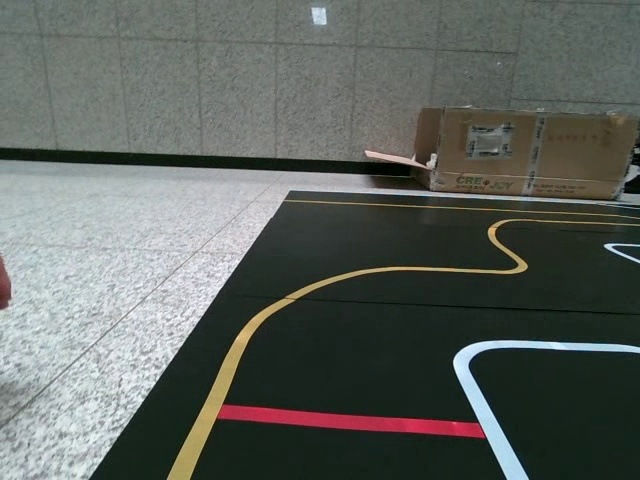
#> input picture notebook/line_avi_dataset/data/images/test/extracted_10f/04_0001.jpg, 640 x 480 px, given in place of 02.avi, which was not available
$ python '1022 sliding .py'
#> lines starting #> are read from the running program, lines starting #| are printed output that depends on the picture; after the words box and inside, x2 and y2 are one past the last pixel; in counts of white or black regions, pixels touching at a corner belong together; pictures that were not available may be replaced by others from this repository, and a replacement may not be noted
#> further down, frame is the input picture: shape (480, 640, 3); mean B, G, R 94.4, 99.5, 94.4
import cv2
import numpy as np
import os
from matplotlib import pyplot as plt
import time
import math

def pre_process_1(img):
    """
    튜닝 파라미터 -> 색공간 노랑, 흰색 필터링 배열
    """
    #1. resize
    img_conv = cv2.resize(img, (640, 480), interpolation=cv2.INTER_LINEAR)  # 크기 조정

    #2. 색공간 필터링 - hls, hsv
    #색공간 변경 HLS로 white 검출, HSV로 노란색 차선 검출
    hls = cv2.cvtColor(img_conv, cv2.COLOR_BGR2HLS)
#> hls: shape (480, 640, 3); mean of channels 0, 1, 2 71, 96.3, 34.7
    hsv = cv2.cvtColor(img_conv, cv2.COLOR_BGR2HSV)
#> hsv: shape (480, 640, 3); mean H, S, V 71, 48.6, 102.9

    # 흰색 차선 (HLS) - 높은 L = 흰색
    lower_white = np.array([0, 200, 0])
    upper_white = np.array([180, 255, 255])
    mask_white = cv2.inRange(hls, lower_white, upper_white)
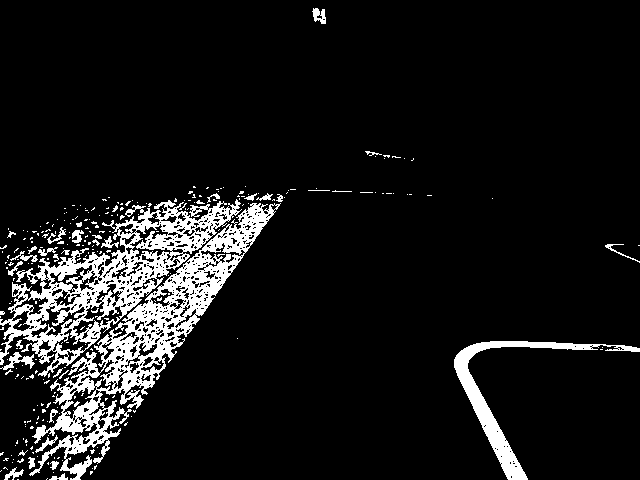
#> mask_white: shape (480, 640); 9.3% white; 275 white regions (237 under 20 px), largest, box (x1, y1, x2, y2) and area: (29, 203, 281, 480) 11845, (0, 199, 242, 377) 10653, (454, 341, 640, 480) 3154

    # 노란색 차선 (HSV) - 10~40의 H 노란색
    lower_yellow = np.array([15, 80, 80])
    upper_yellow = np.array([35, 255, 255])
    mask_yellow = cv2.inRange(hsv, lower_yellow, upper_yellow)
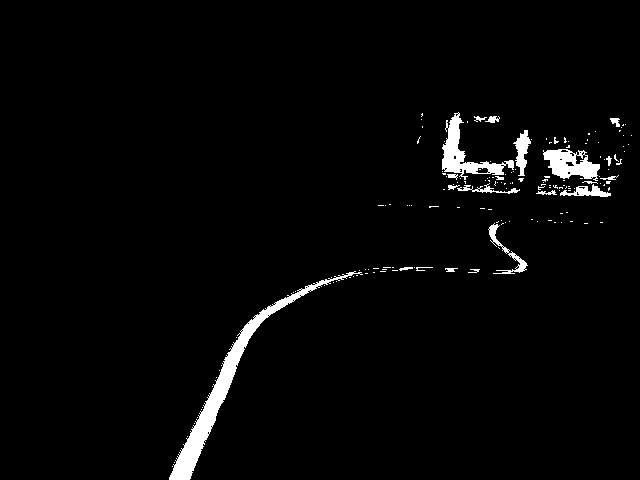
#> mask_yellow: shape (480, 640); 2.6% white; 162 white regions (141 under 20 px), largest, box (x1, y1, x2, y2) and area: (169, 271, 363, 480) 3365, (442, 112, 514, 180) 1351, (543, 149, 600, 181) 1079

    img_conv = cv2.bitwise_or(mask_white,mask_yellow)
#> img_conv: shape (480, 640); 11.9% white; 435 white regions (376 under 20 px), largest, box (x1, y1, x2, y2) and area: (29, 203, 281, 480) 11845, (0, 199, 242, 377) 10653, (169, 271, 363, 480) 3367

    #3. 가우시안블러 , 모폴로지연산으로 noize 제거
    img_conv = cv2.GaussianBlur(img_conv, (5, 5), 0)  # 노이즈 제거
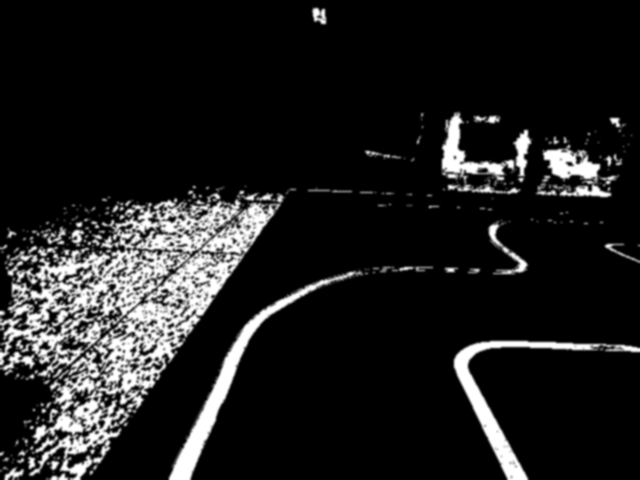
#> img_conv: shape (480, 640); min 0, max 255, mean 30.4
    kernel = cv2.getStructuringElement(cv2.MORPH_RECT, (5, 5))
    img_conv = cv2.morphologyEx(img_conv, cv2.MORPH_OPEN, kernel)
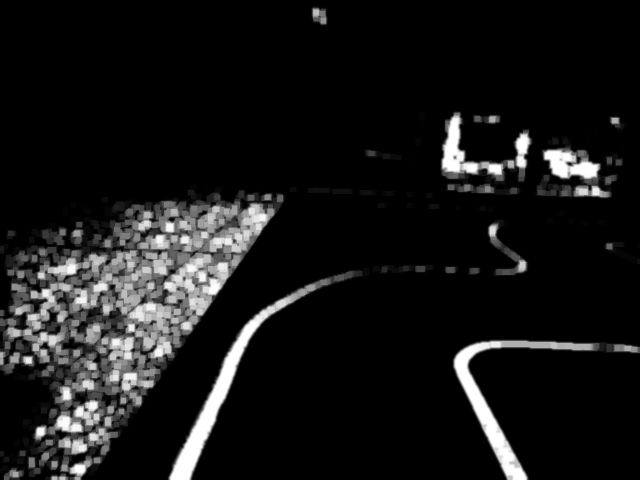
#> img_conv: shape (480, 640); min 0, max 255, mean 23.8
    img_conv = cv2.morphologyEx(img_conv, cv2.MORPH_CLOSE, kernel)
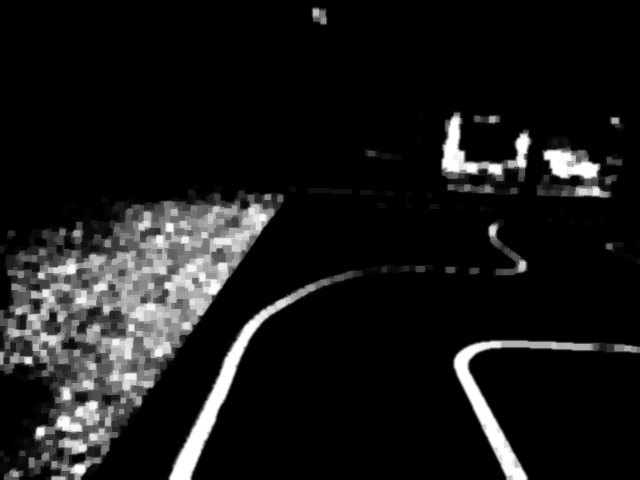
#> img_conv: shape (480, 640); min 0, max 255, mean 25.4

    #cv2.imshow("Lane Preprocessed", img_conv)

    return img_conv

def pre_process_2(img, roi = [[70, 350], [570, 350], [640, 480], [0, 480]]):
    """
    bird eye view 변환
    """
    # bird's eye view를 적용할 roi를 넘파이 배열로 지정
    src = np.array(roi, dtype=np.float32) #좌상단 우상단 우하단 좌하단
    width, height = 500, 420
    dst = np.float32([[0, 0], [width, 0], [width, height], [0, height]]) #좌상단 우상단 우하단 좌하단

    # 투시 변환 행렬
    M = cv2.getPerspectiveTransform(src, dst)
    # 원근 변환 적용
    img_conv = cv2.warpPerspective(img, M, (width, height))
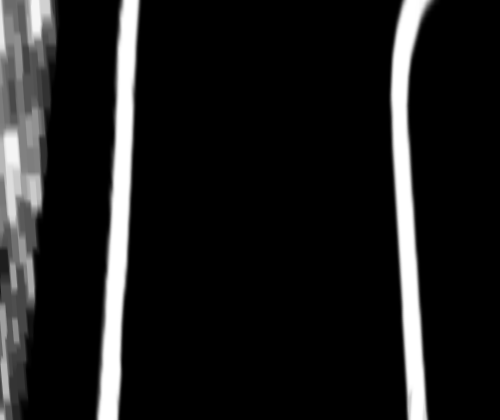
#> img_conv: shape (420, 500); min 0, max 255, mean 28.1
    img_conv = cv2.Canny(image=img_conv, threshold1=50, threshold2=150)
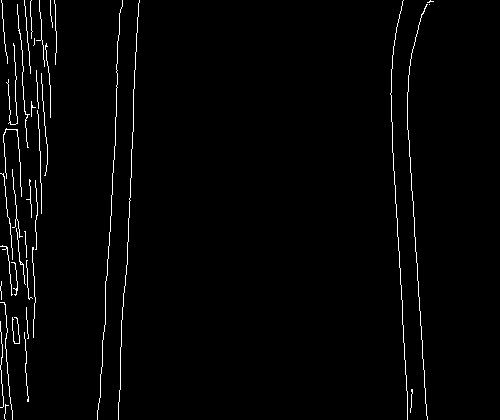
#> img_conv: shape (420, 500); 1.9% white in thin lines or dots, all inside (x1, y1, x2, y2) = (0, 0, 434, 420)

    #cv2.imshow("Lane Preprocessed", img_conv)

    return img_conv

def debug_draw_roi(img,
                   roi_list,
                   color=(0, 255, 0),
                   thickness=2,
                   show=True):
    """
    ROI를 시각화해서 디버그용으로 그려주는 함수

    Parameters
    ----------
    img : np.ndarray
        원본 이미지 (GRAY or BGR)
    roi_list : list
        ROI 좌표 리스트 [[x1, y1], [x2, y2], ...]
    color : tuple
        ROI 라인 색상 (B, G, R)
    thickness : int
        ROI 라인 두께
    show : bool
        True면 matplotlib으로 즉시 시각화

    Returns
    -------
    vis : np.ndarray
        ROI가 그려진 BGR 이미지
    """
#> called with color = (0, 255, 0), thickness = 2, show = True
    # 1. 복사 & 컬러 변환
    img_copy = img.copy()
    if len(img_copy.shape) == 2:
        img_copy = cv2.cvtColor(img_copy, cv2.COLOR_GRAY2BGR)
#> (the rest of the program and of its run is left out)
